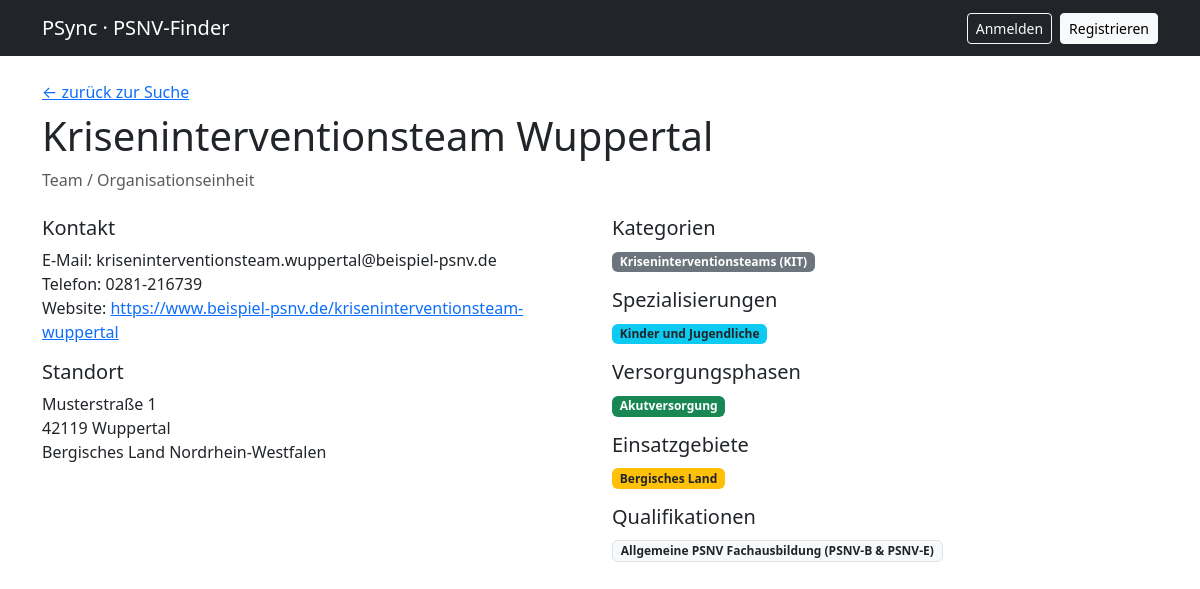
The app's page /anbieter/1/ with its own data.
### psnv/models.py (models this page shows, shortened)
class Anbieter(models.Model):
    class Typ(models.TextChoices):
        AKTEUR = "akteur", "Einzelperson (Akteur)"
        TEAM = "team", "Team / Organisationseinheit"
    class Status(models.TextChoices):
        PENDING = "pending", "Ausstehend (wartet auf Freigabe)"
        APPROVED = "approved", "Freigegeben"
        REJECTED = "rejected", "Abgelehnt"
    anbieter_id = models.AutoField(primary_key=True)
    typ = models.CharField(max_length=10, choices=Typ.choices)
    name = models.CharField(max_length=255)
    email = models.EmailField(blank=True)
    phone_main = models.CharField("Telefon 1", max_length=50, blank=True)
    phone_secondary = models.CharField("Telefon 2", max_length=50, blank=True)
    website = models.URLField(blank=True)
    verified = models.BooleanField(default=False)
    status = models.CharField(max_length=50, choices=Status.choices, default=Status.PENDING)
    created_at = models.DateTimeField(auto_now_add=True)
    updated_at = models.DateTimeField(auto_now=True)
    eingereicht_von = models.ForeignKey(
        settings.AUTH_USER_MODEL, null=True, blank=True,
        on_delete=models.SET_NULL, related_name="eingereichte_anbieter",
    )
    sprachen = models.ManyToManyField("Sprache", through="AnbieterSprache", blank=True, related_name="anbieter")
    stellen = models.ManyToManyField("Stelle", through="AnbieterStelle", blank=True, related_name="anbieter")
    versorgungsphasen = models.ManyToManyField("Versorgungsphase", through="AnbieterPhase", blank=True, related_name="anbieter")
    spezialisierungen = models.ManyToManyField("Spezialisierung", through="AnbieterSpezialisierung", blank=True, related_name="anbieter")
    operative_psnv = models.ManyToManyField("OperativePSNV", through="AnbieterOperative", blank=True, related_name="anbieter")
    angebote = models.ManyToManyField("PSNVAngebot", through="AnbieterAngebot", blank=True, related_name="anbieter")
    einsatzgebiete = models.ManyToManyField("Einsatzgebiet", through="AnbieterEinsatzgebiet", blank=True, related_name="anbieter")
    qualifikationen = models.ManyToManyField("Qualifikation", through="AnbieterQualifikation", blank=True, related_name="anbieter")
    oberbegriffe = models.ManyToManyField("Oberbegriff", through="AnbieterOberbegriff", blank=True, related_name="anbieter")
    class Meta:
        db_table = "anbieter"
        indexes = [models.Index(fields=["name"])]
        verbose_name = "Anbieter"
        verbose_name_plural = "Anbieter"

class Team(Anbieter):
    standort = models.ForeignKey("Standort", on_delete=models.PROTECT, related_name="teams")
    class Meta:
        db_table = "team"
        verbose_name = "Team"
        verbose_name_plural = "Teams"

class Standort(models.Model):
    class LocationType(models.TextChoices):
        STATIONAER = "stationaer", "Stationär / standortgebunden"
        REGIONAL = "regional", "Regional"
        BUNDESWEIT = "bundesweit", "Bundesweit"
        ANDERE = "andere", "Andere"
    standort_id = models.AutoField(primary_key=True)
    street = models.CharField("Straße", max_length=255, blank=True)
    house_number = models.CharField("Hausnummer", max_length=20, blank=True)
    zip_code = models.CharField("PLZ", max_length=10, blank=True)
    city = models.CharField("Ort", max_length=255, blank=True)
    region = models.CharField(max_length=255, blank=True)
    state = models.CharField("Bundesland", max_length=255, blank=True)
    country = models.CharField(max_length=100, default="Germany")
    latitude = models.FloatField(null=True, blank=True)
    longitude = models.FloatField(null=True, blank=True)
    location_type = models.CharField(max_length=20, choices=LocationType.choices, blank=True)
    created_at = models.DateTimeField(auto_now_add=True)
    updated_at = models.DateTimeField(auto_now=True)
    organisationen = models.ManyToManyField("Organisation", through="OrganisationStandort", blank=True, related_name="standorte")
    class Meta:
        db_table = "standort"
        indexes = [models.Index(fields=["region", "state", "latitude", "longitude"])]
        verbose_name = "Standort"
        verbose_name_plural = "Standorte"

class Oberbegriff(models.Model):
    ober_id = models.AutoField(primary_key=True)
    name = models.CharField(max_length=255)
    description = models.TextField(blank=True)
    class Meta:
        db_table = "oberbegriff"
        verbose_name_plural = "Oberbegriffe"

class Spezialisierung(models.Model):
    spez_id = models.AutoField(primary_key=True)
    name = models.CharField(max_length=255)
    zielgruppen = models.ManyToManyField("Zielgruppe", through="SpezZielgruppe", blank=True, related_name="spezialisierungen")
    class Meta:
        db_table = "spezialisierung"
        verbose_name_plural = "Spezialisierungen"

class Versorgungsphase(models.Model):
    phase_id = models.AutoField(primary_key=True)
    name = models.CharField(max_length=100)  # Prävention / Akutversorgung / Regelversorgung
    class Meta:
        db_table = "versorgungsphase"
        verbose_name_plural = "Versorgungsphasen"

class Einsatzgebiet(models.Model):
    gebiet_id = models.AutoField(primary_key=True)
    name = models.CharField(max_length=255)
    region = models.CharField(max_length=255, blank=True)
    geometry = models.TextField(blank=True, help_text="GeoJSON, falls vorhanden")
    class Meta:
        db_table = "einsatzgebiet"
        verbose_name_plural = "Einsatzgebiete"

class Qualifikation(models.Model):
    qual_id = models.AutoField(primary_key=True)
    name = models.CharField(max_length=255)
    description = models.TextField(blank=True)
    class Meta:
        db_table = "qualifikation"
        verbose_name_plural = "Qualifikationen"

### psnv/views.py (the view)
# urls.py: path("anbieter/<int:pk>/", views.AnbieterDetailView.as_view(), name="anbieter_detail"),
class AnbieterDetailView(DetailView):
    model = Anbieter
    template_name = "psnv/anbieter_detail.html"
    context_object_name = "anbieter"
    pk_url_kwarg = "pk"
    def get_queryset(self):
        qs = Anbieter.objects.all()
        if not self.request.user.is_staff:
            qs = qs.filter(status=Anbieter.Status.APPROVED, verified=True)
        return qs

### psnv/templates/psnv/anbieter_detail.html (shortened to what this page needs)
{% extends "base.html" %}
{% block content %}
<a href="{% url 'psnv:suche' %}">&larr; zurück zur Suche</a>
<h1 class="mt-2">{{ anbieter.name }}</h1>
<p class="text-muted">{{ anbieter.get_typ_display }}</p>
<div class="row mt-4">
  <div class="col-md-6">
    <h5>Kontakt</h5>
    <ul class="list-unstyled">
      {% if anbieter.email %}<li>E-Mail: {{ anbieter.email }}</li>{% endif %}
      {% if anbieter.phone_main %}<li>Telefon: {{ anbieter.phone_main }}</li>{% endif %}
      {% if anbieter.website %}<li>Website: <a href="{{ anbieter.website }}">{{ anbieter.website }}</a></li>{% endif %}
    </ul>
    {% if anbieter.team.standort %}
      <h5>Standort</h5>
      <p>
        {{ anbieter.team.standort.street }} {{ anbieter.team.standort.house_number }}<br>
        {{ anbieter.team.standort.zip_code }} {{ anbieter.team.standort.city }}<br>
        {{ anbieter.team.standort.region }} {{ anbieter.team.standort.state }}
      </p>
    {% endif %}
  </div>
  <div class="col-md-6">
    <h5>Kategorien</h5>
    <p>{% for o in anbieter.oberbegriffe.all %}<span class="badge bg-secondary me-1">{{ o.name }}</span>{% endfor %}</p>
    <h5>Spezialisierungen</h5>
    <p>{% for s in anbieter.spezialisierungen.all %}<span class="badge bg-info text-dark me-1">{{ s.name }}</span>{% endfor %}</p>
    <h5>Versorgungsphasen</h5>
    <p>{% for p in anbieter.versorgungsphasen.all %}<span class="badge bg-success me-1">{{ p.name }}</span>{% endfor %}</p>
    <h5>Einsatzgebiete</h5>
    <p>{% for g in anbieter.einsatzgebiete.all %}<span class="badge bg-warning text-dark me-1">{{ g.name }}</span>{% endfor %}</p>
    <h5>Qualifikationen</h5>
    <p>{% for q in anbieter.qualifikationen.all %}<span class="badge bg-light text-dark border me-1">{{ q.name }}</span>{% endfor %}</p>
  </div>
</div>
{% endblock %}

### records on screen
Anbieter: name "Kriseninterventionsteam Wuppertal", typ "Team / Organisationseinheit", email "kriseninterventionsteam.wuppertal@beispiel-psnv.de", phone_main "0281-216739", website "https://www.beispiel-psnv.de/kriseninterventionsteam-wuppertal", team.standort.street "Musterstraße", team.standort.house_number "1", team.standort.zip_code "42119", team.standort.city "Wuppertal", team.standort.region "Bergisches Land", team.standort.state "Nordrhein-Westfalen"
Oberbegriff: name "Kriseninterventionsteams (KIT)"
Spezialisierung: name "Kinder und Jugendliche"
Versorgungsphase: name "Akutversorgung"
Einsatzgebiet: name "Bergisches Land"
Qualifikation: name "Allgemeine PSNV Fachausbildung (PSNV-B & PSNV-E)"
